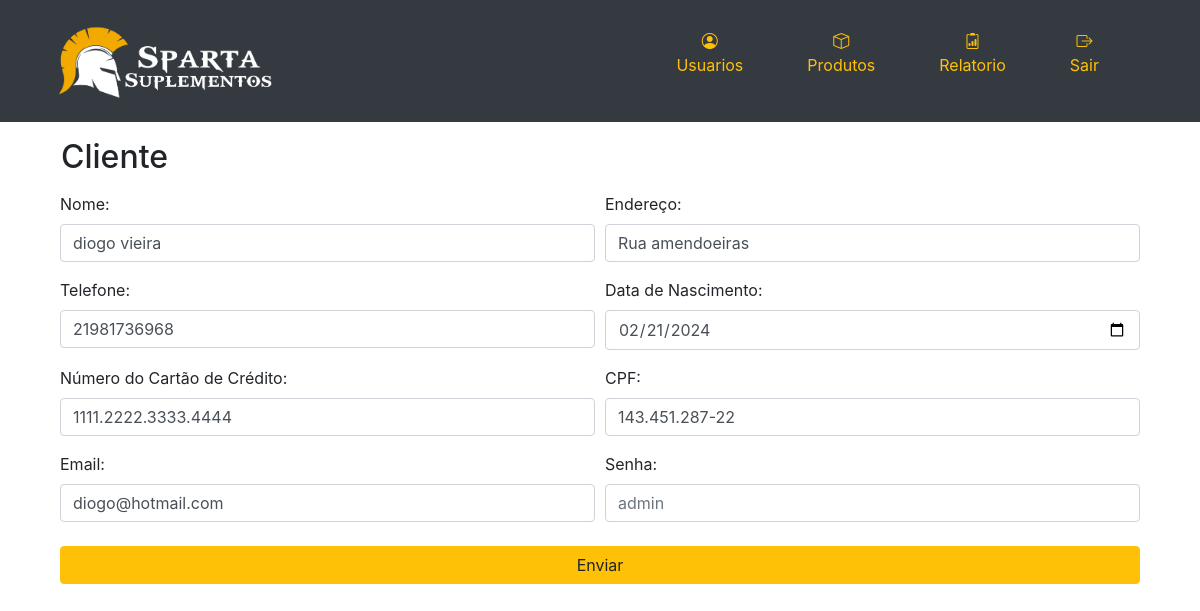
Before: /adm/usuario_adm/editar_cliente.php?usuario_id=7 with the older database file.
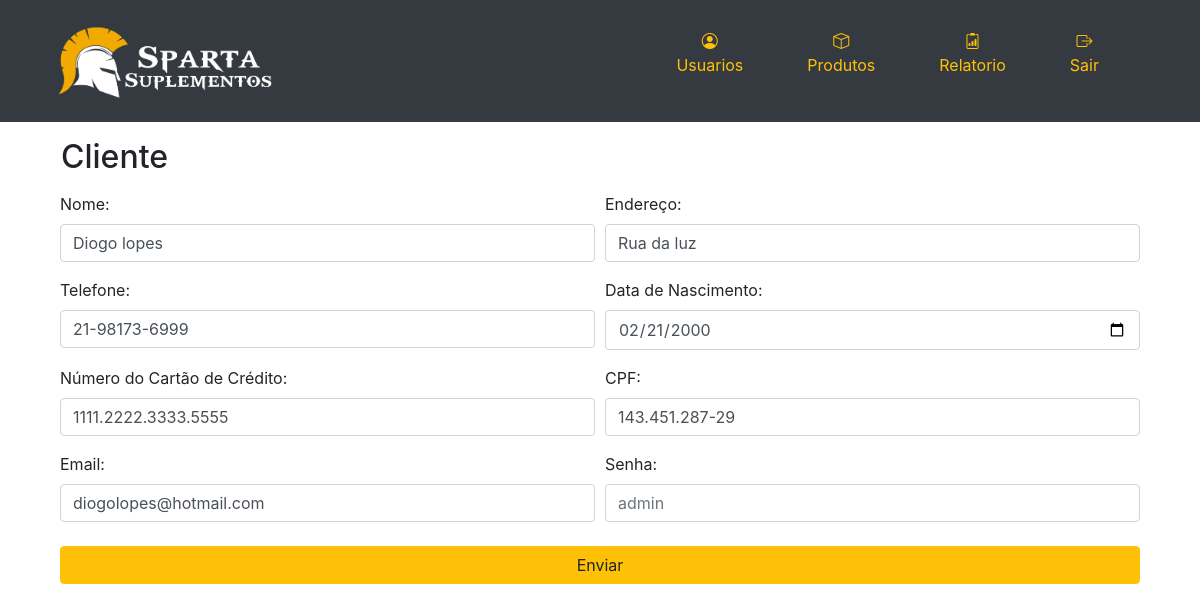
After: the same page with the newer database file.
### tables this page shows
CREATE TABLE `cliente` (
  `cliente_id` int(11) NOT NULL,
  `usuario_id` int(11) DEFAULT NULL,
  `nome` varchar(100) DEFAULT NULL,
  `email` varchar(100) DEFAULT NULL,
  `endereco` varchar(255) DEFAULT NULL,
  `telefone` varchar(20) DEFAULT NULL,
  `data_nasc` date DEFAULT NULL,
  `cpf` varchar(14) DEFAULT NULL,
  `numero_cartao` varchar(255) NOT NULL,
  `cep` varchar(20) DEFAULT NULL,
  `numero` varchar(20) DEFAULT NULL,
  `cidade` varchar(100) DEFAULT NULL,
  `estado` varchar(50) DEFAULT NULL,
  `complemento` varchar(100) DEFAULT NULL
);

### adm/usuario_adm/editar_cliente.php (the view, shortened to what the changed rows need)
<!DOCTYPE html>
<html lang="pt-br">
<head>
    <link rel="stylesheet" href="https://cdn.jsdelivr.net/npm/bootstrap@4.0.0/dist/css/bootstrap.min.css"
 />
    <link href="https://cdn.jsdelivr.net/npm/bootstrap-icons/font/bootstrap-icons.css" rel="stylesheet">
    <link rel="stylesheet" href="../../public/style.css">
</head>
<body>
    <section class="container">
        <h2 class="m-3">Cliente</h2>
        <?php
        include 'conexao.php';
        if (isset($_GET['usuario_id']) && is_numeric($_GET['usuario_id'])) {
            $usuario_id = $_GET['usuario_id'];
            $query = "SELECT * FROM cliente WHERE usuario_id = $usuario_id";
            $result = $conn->query($query);
            if ($result->num_rows == 1) {
                $row = $result->fetch_assoc();
                $nome = $row['nome'];
                $endereco = $row['endereco'];
                $telefone = $row['telefone'];
                $data_nasc = $row['data_nasc'];
                $numero_cartao = $row['numero_cartao'];
                $cpf = $row['cpf'];
                $email = $row['email'];
            } else {
                echo "Cliente não encontrado.";
            }
        } else {
            echo "ID do usuário inválido ou não fornecido.";
        }
        ?>
        <form action="salvar_edit_cliente.php" class="container" method="post">
            <div class="form-row">
                <div class="form-group col-md-6">
                    <label for="nome">Nome:</label>
                    <input type="text" class="form-control" id="nome" name="nome" value="<?php echo $nome; ?>" required>
                </div>
                <div class="form-group col-md-6">
                    <label for="endereco">Endereço:</label>
                    <input type="text" class="form-control" id="endereco" name="endereco"
                        value="<?php echo $endereco; ?>" required>
                </div>
            </div>
            <div class="form-row">
                <div class="form-group col-md-6">
                    <label for="telefone">Telefone:</label>
                    <input type="tel" class="form-control" id="telefone" name="telefone"
                        value="<?php echo $telefone; ?>" required>
                </div>
                <div class="form-group col-md-6">
                    <label for="data_nasc">Data de Nascimento:</label>
                    <input type="date" class="form-control" id="data_nasc" name="data_nasc"
                        value="<?php echo $data_nasc; ?>" required>
                </div>
            </div>
            <div class="form-row">
                <div class="form-group col-md-6">
                    <label for="cardNumber">Número do Cartão de Crédito:</label>
                    <input type="text" class="form-control " id="cardNumber" name="numero_cartao"
                        pattern="\d{4}.\d{4}.\d{4}.\d{4}"
                        title="Digite o número do cartão no formato 0000.0000.0000.0000"
                        value="<?php echo $numero_cartao; ?>" required>
                </div>
                <div class="form-group col-md-6">
                    <label for="cpf">CPF:</label>
                    <input type="text" class="form-control" id="cpf" name="cpf" pattern="\d{3}\.\d{3}\.\d{3}-\d{2}"
                        title="Digite o CPF 11 numeros" value="<?php echo $cpf; ?>" required>
                </div>
            </div>
            <div class="form-row">
            <div class="form-group col-md-6">
                <label for="email">Email:</label>
                <input type="email" class="form-control" id="email" name="email" value="<?php echo $email; ?>" required pattern="[a-zA-Z0-9._%+-]+@[a-zA-Z0-9.-]+\.[a-zA-Z]{2,}" title="Por favor, insira um endereço de e-mail válido">
            </div>
            </div>
        </form>
    </section>
</body>
</html>

Changed rows visible on the page:
changed cliente: nome "diogo vieira" → "Diogo lopes"; endereco "Rua amendoeiras" → "Rua da luz"; telefone "21981736968" → "21-98173-6999"; data_nasc "02/21/2024" → "02/21/2000"; numero_cartao "1111.2222.3333.4444" → "1111.2222.3333.5555"; cpf "143.451.287-22" → "143.451.287-29"; email "diogo@hotmail.com" → "diogolopes@hotmail.com"
